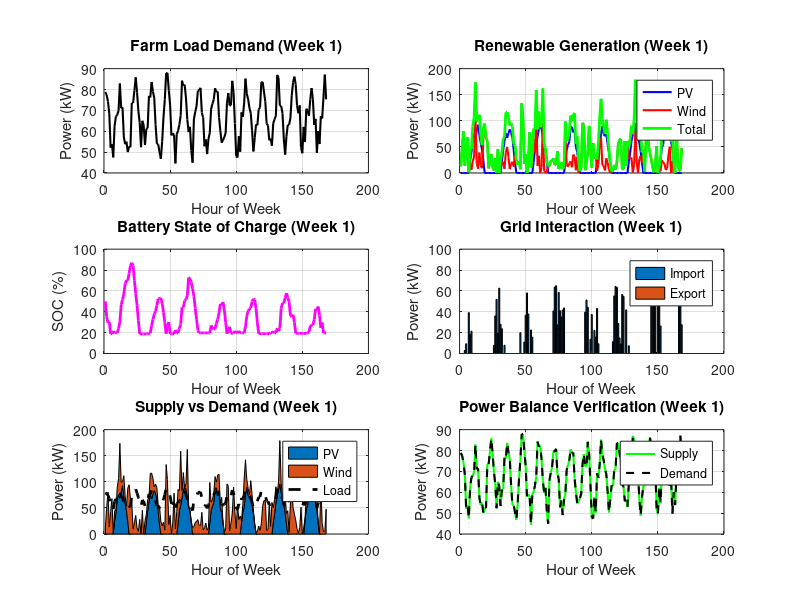

MATLAB code for this plot: (Note: this script raises an error after producing the figure.)
%% Kangaroo Island Farm Microgrid Simulation
% Sustainable microgrid with PV, Wind Turbines, and Battery Storage
%  Microgrid Design Team


clear all; close all; clc;

%% 1. SIMULATION PARAMETERS
hours = 8760; % One year hourly simulation
dt = 1; % Time step (hours)
time = 1:hours;

%% 2. LOAD PROFILE GENERATION (Farm Load)
% Typical farm load with seasonal and daily variations
base_load = 50; % kW average base load
peak_load = 120; % kW peak load

% Daily pattern (higher during day for farm operations)
daily_pattern = base_load + 30*sin(2*pi*time/24 - pi/2).^2;

% Seasonal variation (higher in summer for irrigation/cooling)
seasonal_var = 20*sin(2*pi*time/8760);

% Random variations
load_demand = daily_pattern + seasonal_var + 5*randn(1,hours);
load_demand = max(load_demand, 20); % Minimum 20 kW

%% 3. SOLAR RESOURCE DATA (Kangaroo Island)
% Average daily solar radiation: 5.2 kWh/m²
% Generate realistic solar irradiance profile

solar_irr = zeros(1, hours);
for i = 1:hours
    hour_of_day = mod(i-1, 24);
    day_of_year = floor((i-1)/24) + 1;
    
    % Daily solar pattern (sunrise to sunset)
    if hour_of_day >= 6 && hour_of_day <= 18
        solar_irr(i) = 800 * sin(pi*(hour_of_day-6)/12);
    else
        solar_irr(i) = 0;
    end
    
    % Seasonal variation
    seasonal_factor = 1 + 0.3*sin(2*pi*(day_of_year-80)/365);
    solar_irr(i) = solar_irr(i) * seasonal_factor;
    
    % Cloud cover randomness
    solar_irr(i) = solar_irr(i) * (0.7 + 0.3*rand());
end

%% 4. WIND RESOURCE DATA (Kangaroo Island)
% Average wind speed: 6-7 m/s
mean_wind_speed = 6.5; % m/s
wind_speed = mean_wind_speed + 2*randn(1, hours);
wind_speed = max(wind_speed, 0); % No negative wind speeds

%% 5. SYSTEM COMPONENT SPECIFICATIONS

% PV System
pv_capacity = 200; % kW
pv_efficiency = 0.18; % 18% efficiency
pv_area_per_kw = 6; % m² per kW
pv_derating = 0.85; % Performance ratio
pv_cost_per_kw = 1200; % AUD per kW

% Wind Turbine
wt_capacity = 150; % kW rated capacity
wt_cut_in = 3; % m/s cut-in speed
wt_rated_speed = 12; % m/s rated speed
wt_cut_out = 25; % m/s cut-out speed
wt_cost_per_kw = 2000; % AUD per kW

% Battery Storage
battery_capacity = 500; % kWh
battery_power = 150; % kW max charge/discharge
battery_efficiency = 0.90; % Round-trip efficiency
battery_min_soc = 0.2; % Minimum 20% SOC
battery_max_soc = 0.95; % Maximum 95% SOC
battery_cost_per_kwh = 800; % AUD per kWh

% Grid Connection
grid_import_cost = 0.35; % AUD per kWh
grid_export_price = 0.10; % AUD per kWh (feed-in tariff)

% Diesel Backup (for comparison)
diesel_cost = 1.50; % AUD per liter
diesel_efficiency = 0.30; % 30% efficiency (3.33 kWh per liter)

%% 6. POWER GENERATION CALCULATIONS

% PV Generation
pv_generation = (solar_irr / 1000) .* pv_capacity .* pv_derating;

% Wind Turbine Generation
wt_generation = zeros(1, hours);
for i = 1:hours
    v = wind_speed(i);
    if v < wt_cut_in || v > wt_cut_out
        wt_generation(i) = 0;
    elseif v >= wt_cut_in && v < wt_rated_speed
        % Cubic relationship in Region 2
        wt_generation(i) = wt_capacity * ((v^3 - wt_cut_in^3)/(wt_rated_speed^3 - wt_cut_in^3));
    else
        wt_generation(i) = wt_capacity;
    end
end

% Total Renewable Generation
renewable_gen = pv_generation + wt_generation;

%% 7. ENERGY MANAGEMENT SYSTEM SIMULATION

battery_soc = zeros(1, hours);
battery_soc(1) = 0.5; % Start at 50% SOC
grid_import = zeros(1, hours);
grid_export = zeros(1, hours);
energy_deficit = zeros(1, hours);
battery_charge = zeros(1, hours);
battery_discharge = zeros(1, hours);

for i = 1:hours
    net_power = renewable_gen(i) - load_demand(i);
    
    if net_power > 0
        % Surplus power: charge battery or export to grid
        available_charge = min(net_power, battery_power);
        soc_limit = battery_capacity * (battery_max_soc - battery_soc(i));
        
        if soc_limit > 0
            charge_amount = min(available_charge, soc_limit) * battery_efficiency;
            battery_charge(i) = charge_amount;
            
            if i < hours
                battery_soc(i+1) = battery_soc(i) + charge_amount/battery_capacity;
            end
            
            excess_power = net_power - charge_amount/battery_efficiency;
            if excess_power > 0
                grid_export(i) = excess_power;
            end
        else
            grid_export(i) = net_power;
            if i < hours
                battery_soc(i+1) = battery_soc(i);
            end
        end
    else
        % Deficit: discharge battery or import from grid
        power_needed = abs(net_power);
        available_discharge = min(battery_power, ...
            battery_capacity * (battery_soc(i) - battery_min_soc));
        
        if available_discharge > 0
            discharge_amount = min(power_needed, available_discharge) / battery_efficiency;
            battery_discharge(i) = discharge_amount;
            
            if i < hours
                battery_soc(i+1) = battery_soc(i) - discharge_amount/battery_capacity;
            end
            
            remaining_deficit = power_needed - discharge_amount * battery_efficiency;
            if remaining_deficit > 0
                grid_import(i) = remaining_deficit;
            end
        else
            grid_import(i) = power_needed;
            if i < hours
                battery_soc(i+1) = battery_soc(i);
            end
        end
    end
    
    energy_deficit(i) = max(0, load_demand(i) - renewable_gen(i) - battery_discharge(i)*battery_efficiency);
end

%% 8. PERFORMANCE METRICS

% Energy Balance
total_load = sum(load_demand);
total_pv_gen = sum(pv_generation);
total_wt_gen = sum(wt_generation);
total_renewable = sum(renewable_gen);
total_grid_import = sum(grid_import);
total_grid_export = sum(grid_export);

% Renewable Penetration
renewable_fraction = (total_renewable / total_load) * 100;
self_sufficiency = ((total_load - total_grid_import) / total_load) * 100;

% Loss of Power Supply Probability
lpsp = (sum(energy_deficit > 0.1) / hours) * 100;

% Capacity Factors
cf_pv = (total_pv_gen / (pv_capacity * hours)) * 100;
cf_wt = (total_wt_gen / (wt_capacity * hours)) * 100;

%% 9. ECONOMIC ANALYSIS

% Capital Costs
pv_capex = pv_capacity * pv_cost_per_kw;
wt_capex = wt_capacity * wt_cost_per_kw;
battery_capex = battery_capacity * battery_cost_per_kwh;
total_capex = pv_capex + wt_capex + battery_capex;

% Operating Costs (Annual)
pv_opex = pv_capacity * 20; % AUD/kW/year
wt_opex = wt_capacity * 40; % AUD/kW/year
battery_opex = battery_capacity * 10; % AUD/kWh/year
total_opex = pv_opex + wt_opex + battery_opex;

% Grid Costs
annual_grid_cost = sum(grid_import) * grid_import_cost;
annual_grid_revenue = sum(grid_export) * grid_export_price;
net_grid_cost = annual_grid_cost - annual_grid_revenue;

% Total Annual Cost
total_annual_cost = total_opex + net_grid_cost;

% Levelized Cost of Energy (20-year project)
project_lifetime = 20; % years
discount_rate = 0.05; % 5%
npv_capex = total_capex;
npv_opex = total_annual_cost * ((1 - (1+discount_rate)^(-project_lifetime))/discount_rate);
total_npc = npv_capex + npv_opex;
total_energy_delivered = total_load * project_lifetime;
lcoe = total_npc / total_energy_delivered;

% Payback Period (Simple)
grid_only_cost = total_load * grid_import_cost; % Cost without microgrid
annual_savings = grid_only_cost - total_annual_cost;
payback_period = total_capex / annual_savings;

% CO2 Emissions Reduction
grid_emission_factor = 0.82; % kg CO2 per kWh (SA grid average)
annual_co2_reduction = (total_renewable - total_grid_import) * grid_emission_factor / 1000; % tonnes

%% 10. DISPLAY RESULTS

fprintf('\n========== KANGAROO ISLAND MICROGRID SIMULATION RESULTS ==========\n\n');

fprintf('SYSTEM CONFIGURATION:\n');
fprintf('  PV Capacity:        %.1f kW\n', pv_capacity);
fprintf('  Wind Capacity:      %.1f kW\n', wt_capacity);
fprintf('  Battery Capacity:   %.1f kWh\n', battery_capacity);
fprintf('  Battery Power:      %.1f kW\n\n', battery_power);

fprintf('ENERGY PERFORMANCE:\n');
fprintf('  Annual Load:        %.1f MWh\n', total_load/1000);
fprintf('  PV Generation:      %.1f MWh (%.1f%%)\n', total_pv_gen/1000, (total_pv_gen/total_load)*100);
fprintf('  Wind Generation:    %.1f MWh (%.1f%%)\n', total_wt_gen/1000, (total_wt_gen/total_load)*100);
fprintf('  Total Renewable:    %.1f MWh\n', total_renewable/1000);
fprintf('  Grid Import:        %.1f MWh\n', total_grid_import/1000);
fprintf('  Grid Export:        %.1f MWh\n\n', total_grid_export/1000);

fprintf('PERFORMANCE METRICS:\n');
fprintf('  Renewable Fraction: %.1f%%\n', renewable_fraction);
fprintf('  Self-Sufficiency:   %.1f%%\n', self_sufficiency);
fprintf('  LPSP:               %.2f%%\n', lpsp);
fprintf('  PV Capacity Factor: %.1f%%\n', cf_pv);
fprintf('  Wind Cap. Factor:   %.1f%%\n\n', cf_wt);

fprintf('ECONOMIC ANALYSIS:\n');
fprintf('  Total CAPEX:        $%.0f AUD\n', total_capex);
fprintf('  Annual OPEX:        $%.0f AUD/year\n', total_opex);
fprintf('  Net Grid Cost:      $%.0f AUD/year\n', net_grid_cost);
fprintf('  Total Annual Cost:  $%.0f AUD/year\n', total_annual_cost);
fprintf('  LCOE:               $%.3f AUD/kWh\n', lcoe);
fprintf('  Payback Period:     %.1f years\n', payback_period);
fprintf('  Annual CO2 Saved:   %.1f tonnes\n\n', annual_co2_reduction);

%% 11. VISUALIZATION

% Figure 1: One Week Sample
figure('Position', [100 100 1200 800]);
week_hours = 1:168; % First week

subplot(3,2,1);
plot(week_hours, load_demand(week_hours), 'k', 'LineWidth', 1.5);
xlabel('Hour of Week'); ylabel('Power (kW)');
title('Farm Load Demand (Week 1)');
grid on;

subplot(3,2,2);
plot(week_hours, pv_generation(week_hours), 'b', 'LineWidth', 1.5);
hold on;
plot(week_hours, wt_generation(week_hours), 'r', 'LineWidth', 1.5);
plot(week_hours, renewable_gen(week_hours), 'g', 'LineWidth', 2);
xlabel('Hour of Week'); ylabel('Power (kW)');
title('Renewable Generation (Week 1)');
legend('PV', 'Wind', 'Total', 'Location', 'best');
grid on;

subplot(3,2,3);
plot(week_hours, battery_soc(week_hours)*100, 'm', 'LineWidth', 2);
xlabel('Hour of Week'); ylabel('SOC (%)');
title('Battery State of Charge (Week 1)');
ylim([0 100]);
grid on;

subplot(3,2,4);
bar(week_hours, [grid_import(week_hours)', -grid_export(week_hours)'], 'stacked');
xlabel('Hour of Week'); ylabel('Power (kW)');
title('Grid Interaction (Week 1)');
legend('Import', 'Export', 'Location', 'best');
grid on;

subplot(3,2,5);
area(week_hours, [pv_generation(week_hours)', wt_generation(week_hours)']);
hold on;
plot(week_hours, load_demand(week_hours), 'k--', 'LineWidth', 2);
xlabel('Hour of Week'); ylabel('Power (kW)');
title('Supply vs Demand (Week 1)');
legend('PV', 'Wind', 'Load', 'Location', 'best');
grid on;

subplot(3,2,6);
power_balance = renewable_gen(week_hours) + battery_discharge(week_hours)*battery_efficiency ...
    - battery_charge(week_hours)/battery_efficiency + grid_import(week_hours) - grid_export(week_hours);
plot(week_hours, power_balance, 'g', 'LineWidth', 1.5);
hold on;
plot(week_hours, load_demand(week_hours), 'k--', 'LineWidth', 1.5);
xlabel('Hour of Week'); ylabel('Power (kW)');
title('Power Balance Verification (Week 1)');
legend('Supply', 'Demand', 'Location', 'best');
grid on;

sgtitle('Kangaroo Island Microgrid - Weekly Performance', 'FontSize', 14, 'FontWeight', 'bold');

% Figure 2: Annual Summary
figure('Position', [150 150 1200 600]);

subplot(2,3,1);
bar([total_pv_gen/1000, total_wt_gen/1000, total_grid_import/1000]);
set(gca, 'XTickLabel', {'PV', 'Wind', 'Grid'});
ylabel('Energy (MWh/year)');
title('Annual Energy Sources');
grid on;

subplot(2,3,2);
pie([total_pv_gen, total_wt_gen, total_grid_import], ...
    {'PV', 'Wind', 'Grid Import'});
title('Energy Mix');

subplot(2,3,3);
bar([pv_capex/1000, wt_capex/1000, battery_capex/1000]);
set(gca, 'XTickLabel', {'PV', 'Wind', 'Battery'});
ylabel('Cost (k AUD)');
title('Capital Costs');
grid on;

subplot(2,3,4);
monthly_gen = zeros(12, 1);
for m = 1:12
    month_idx = (m-1)*730+1:min(m*730, hours);
    monthly_gen(m) = sum(renewable_gen(month_idx))/1000;
end
bar(monthly_gen);
xlabel('Month'); ylabel('Energy (MWh)');
title('Monthly Renewable Generation');
grid on;

subplot(2,3,5);
histogram(battery_soc*100, 30);
xlabel('State of Charge (%)'); ylabel('Frequency');
title('Battery SOC Distribution');
grid on;

subplot(2,3,6);
bar([renewable_fraction, self_sufficiency, 100-lpsp]);
set(gca, 'XTickLabel', {'Renewable%', 'Self-Suff%', 'Reliability%'});
ylabel('Percentage (%)');
title('Performance Indicators');
ylim([0 110]);
grid on;

sgtitle('Kangaroo Island Microgrid - Annual Summary', 'FontSize', 14, 'FontWeight', 'bold');

fprintf('========== SIMULATION is Now COMPLETE ==========\n\n');
